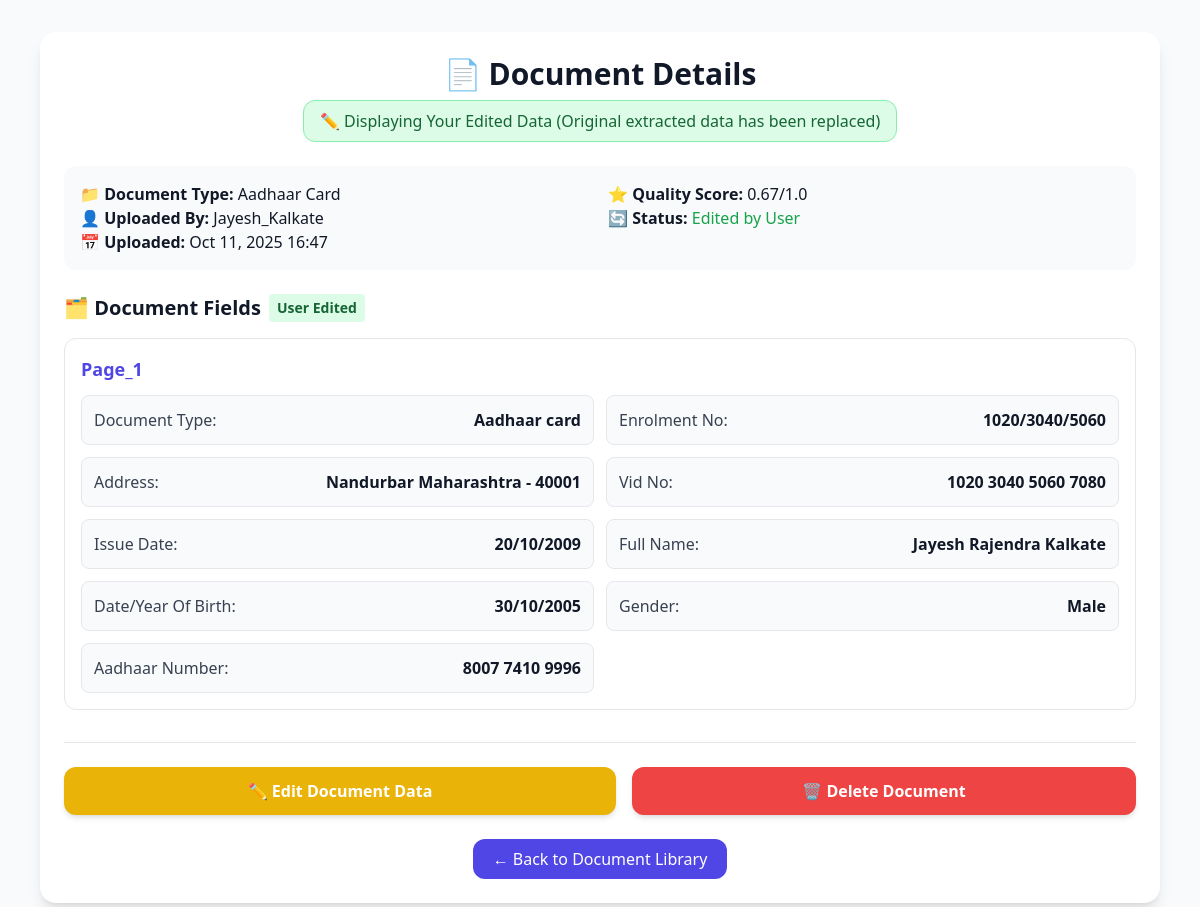
Page /document/4/ (signed in) on the committed database.
### core/models.py (models this page shows, shortened)
class Document(models.Model):
    DOC_TYPES = [
        ("aadhaar_card", "Aadhaar Card"),
        ("pan_card", "PAN Card"),
        ("driving_license", "Driving License"),
        ("passport", "Passport"),
        ("other_document", "Other Document"),
    ]
    user = models.ForeignKey(User, on_delete=models.CASCADE, related_name="documents")
    file = models.FileField(upload_to="documents/")
    doc_type = models.CharField(
        max_length=50,
        choices=DOC_TYPES,
        default="other_document",
        blank=True,
        null=True,
    )
    extracted_text = models.TextField(blank=True, null=True)
    extracted_data = models.JSONField(default=dict, blank=True)
    user_edited_data = models.JSONField(default=dict, blank=True)
    processed = models.BooleanField(default=False)
    error_message = models.TextField(blank=True, null=True)
    quality_score = models.FloatField(blank=True, null=True)
    created_at = models.DateTimeField(auto_now_add=True)
    uploaded_at = models.DateTimeField(auto_now=True)
    objects = DocumentManager()
    class Meta:
        ordering = ["-created_at"]
    @property
    def is_edited(self):
        return bool(self.user_edited_data)
    @property
    def display_data(self):
        return self.user_edited_data if self.user_edited_data else self.extracted_data

### core/views.py (the view)
# urls.py: path("document/<int:pk>/", views.document_detail, name="document_detail"),
@login_required
def document_detail(request, pk):
    document = get_object_or_404(Document, pk=pk, user=request.user)
    display_data = document.display_data
    has_user_edits = document.is_edited
    pages_data = []
    quality_metrics = {}
    if display_data:
        for page_key, page_data in display_data.items():
            if isinstance(page_data, dict):
                metadata = page_data.pop("_metadata", {})
                fields = [(k, v) for k, v in page_data.items() if k != "_metadata"]
                pages_data.append(
                    {
                        "page_key": page_key,
                        "fields": fields,
                        "metadata": metadata,
                        "has_warnings": bool(metadata.get("warnings")),
                        "is_error_page": "error" in page_data,
                    }
                )
                if metadata.get("quality_scores"):
                    quality_metrics[page_key] = metadata["quality_scores"]
    can_reprocess = document.error_message or (
        document.quality_score and document.quality_score < 0.5
    )
    context = {
        "document": document,
        "pages_data": pages_data,
        "quality_metrics": quality_metrics,
        "can_reprocess": can_reprocess,
        "supported_doc_types": get_supported_document_types(),
        "has_user_edits": has_user_edits,
    }
    return render(request, "document_detail.html", context)

### core/ocr_utils.py (called while the page is built)
def get_supported_document_types() -> List[str]:
    return list(OCR_HANDLERS.keys())

### templates/document_detail.html (shortened to what this page needs)
{% load static %}
{% include "header.html" %}
<body class="bg-gray-50 dark:bg-gray-900 text-gray-900 dark:text-gray-100 min-h-screen">
  <main class="w-full max-w-6xl mx-auto py-8 px-4">
    <div class="bg-white dark:bg-gray-800 rounded-2xl shadow-lg p-6">
      <div class="mb-6 text-center">
        <h1 class="text-3xl font-bold mb-2">📄 Document Details</h1>
        <div class="inline-block px-4 py-2 rounded-xl
          {% if has_user_edits %}
            bg-green-100 text-green-800 dark:bg-green-900/30 dark:text-green-300 border border-green-300
          {% else %}
            bg-blue-100 text-blue-800 dark:bg-blue-900/30 dark:text-blue-300 border border-blue-300
          {% endif %}">
          {% if has_user_edits %}
            ✏️ Displaying Your Edited Data (Original extracted data has been replaced)
          {% else %}
            📄 Displaying Originally Extracted Data
          {% endif %}
        </div>
      </div>
      <div class="grid grid-cols-1 md:grid-cols-2 gap-4 mb-6 p-4 bg-gray-50 dark:bg-gray-700 rounded-xl">
        <div>
          <p><strong>📁 Document Type:</strong> {{ document.get_doc_type_display }}</p>
          <p><strong>👤 Uploaded By:</strong> {{ document.user.username }}</p>
          <p><strong>📅 Uploaded:</strong> {{ document.created_at|date:"M d, Y H:i" }}</p>
        </div>
        <div>
          {% if document.quality_score %}
          <p><strong>⭐ Quality Score:</strong> {{ document.quality_score|floatformat:2 }}/1.0</p>
          {% endif %}
          {% if has_user_edits %}
          <p><strong>🔄 Status:</strong> <span class="text-green-600">Edited by User</span></p>
          {% else %}
          <p><strong>🔄 Status:</strong> <span class="text-blue-600">Original Extraction</span></p>
          {% endif %}
        </div>
      </div>
      {% if pages_data %}
      <div class="mb-6">
        <h3 class="text-xl font-semibold mb-4 flex items-center gap-2">
          🗂️ Document Fields
          {% if has_user_edits %}
          <span class="text-sm bg-green-100 text-green-800 px-2 py-1 rounded">User Edited</span>
          {% endif %}
        </h3>
        {% for page in pages_data %}
        <div class="mb-6 border border-gray-200 dark:border-gray-600 rounded-xl p-4 bg-white dark:bg-gray-700">
          <h4 class="font-semibold text-lg text-indigo-600 mb-3">{{ page.page_key|title }}</h4>
          <div class="grid grid-cols-1 md:grid-cols-2 gap-3">
            {% for field in page.fields %}
            <div class="flex justify-between items-start p-3 rounded-lg bg-gray-50 dark:bg-gray-600 border">
              <span class="font-medium text-gray-700 dark:text-gray-300">{{ field.0|title }}:</span>
              <span class="text-gray-900 dark:text-gray-100 text-right font-semibold">{{ field.1 }}</span>
            </div>
            {% endfor %}
          </div>
        </div>
        {% endfor %}
      </div>
      {% else %}
      <div class="text-center py-8 text-gray-500">
        <p>No data extracted from this document.</p>
      </div>
      {% endif %}
      <div class="flex flex-col md:flex-row gap-4 justify-center mt-8 pt-6 border-t dark:border-gray-700">
        <a href="{% url 'core:edit_document' document.pk %}"
           class="flex-1 text-center px-6 py-3 bg-yellow-500 hover:bg-yellow-600 text-white rounded-xl font-semibold transition-all duration-200 shadow-md">
          ✏️ Edit Document Data
        </a>
        <form action="{% url 'core:delete_document' document.pk %}" method="post" class="flex-1">
          <button type="submit"
                  onclick="return confirm('Are you sure you want to delete this document? This action cannot be undone.')"
                  class="w-full px-6 py-3 bg-red-500 hover:bg-red-600 text-white rounded-xl font-semibold transition-all duration-200 shadow-md">
            🗑️ Delete Document
          </button>
        </form>
      </div>
      <div class="text-center mt-6">
        <a href="{% url 'core:document_library' %}"
           class="inline-flex items-center gap-2 px-5 py-2 bg-indigo-600 hover:bg-indigo-700 text-white rounded-xl font-medium transition-all duration-200">
          ← Back to Document Library
        </a>
      </div>
    </div>
  </main>
</body>
{% include "footer.html" %}

### rows in the picture
Document: doc_type "Aadhaar Card", user.username "Jayesh_Kalkate", created_at "Oct 11, 2025 16:47", quality_score "0.67"

### other values in the picture
{{ page.page_key|title }} "Page_1"
{{ field.0|title }} "Document Type" "Enrolment No" "Address" "Vid No" "Issue Date" "Full Name" "Date/Year Of Birth" "Gender" "Aadhaar Number"
{{ field.1 }} "Aadhaar card" "1020/3040/5060" "Nandurbar Maharashtra - 40001" "1020 3040 5060 7080" "20/10/2009" "Jayesh Rajendra Kalkate" "30/10/2005" "Male" "8007 7410 9996"
